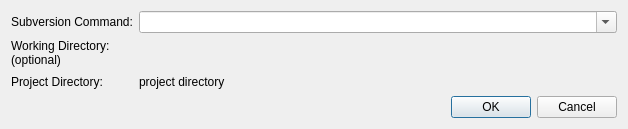
<?xml version="1.0" encoding="UTF-8"?>
<ui version="4.0">
 <class>SvnCommandDialog</class>
 <widget class="QDialog" name="SvnCommandDialog">
  <property name="geometry">
   <rect>
    <x>0</x>
    <y>0</y>
    <width>628</width>
    <height>129</height>
   </rect>
  </property>
  <property name="windowTitle">
   <string>Subversion Command</string>
  </property>
  <layout class="QGridLayout" name="gridLayout">
   <item row="0" column="0">
    <widget class="QLabel" name="textLabel1">
     <property name="toolTip">
      <string/>
     </property>
     <property name="text">
      <string>Subversion Command:</string>
     </property>
    </widget>
   </item>
   <item row="0" column="1">
    <widget class="QComboBox" name="commandCombo">
     <property name="sizePolicy">
      <sizepolicy hsizetype="Expanding" vsizetype="Fixed">
       <horstretch>0</horstretch>
       <verstretch>0</verstretch>
      </sizepolicy>
     </property>
     <property name="toolTip">
      <string>Enter the Subversion command to be executed with all necessary parameters</string>
     </property>
     <property name="whatsThis">
      <string>&lt;b&gt;Subversion Command&lt;/b&gt;
&lt;p&gt;Enter the Subversion command to be executed including all necessary 
parameters. If a parameter of the commandline includes a space you have to 
surround this parameter by single or double quotes. Do not include the name 
of the subversion client executable (i.e. svn).&lt;/p&gt;</string>
     </property>
     <property name="editable">
      <bool>true</bool>
     </property>
     <property name="insertPolicy">
      <enum>QComboBox::InsertAtTop</enum>
     </property>
     <property name="duplicatesEnabled">
      <bool>false</bool>
     </property>
    </widget>
   </item>
   <item row="1" column="0">
    <widget class="QLabel" name="textLabel2">
     <property name="text">
      <string>Working Directory:&lt;br&gt;(optional)</string>
     </property>
    </widget>
   </item>
   <item row="1" column="1">
    <widget class="EricComboPathPicker" name="workdirPicker" native="true">
     <property name="sizePolicy">
      <sizepolicy hsizetype="Expanding" vsizetype="Preferred">
       <horstretch>0</horstretch>
       <verstretch>0</verstretch>
      </sizepolicy>
     </property>
     <property name="focusPolicy">
      <enum>Qt::WheelFocus</enum>
     </property>
     <property name="toolTip">
      <string>Enter the working directory for the Subversion command</string>
     </property>
     <property name="whatsThis">
      <string>&lt;b&gt;Working directory&lt;/b&gt;
&lt;p&gt;Enter the working directory for the Subversion command.
This is an optional entry. The button to the right will open a 
directory selection dialog.&lt;/p&gt;</string>
     </property>
    </widget>
   </item>
   <item row="2" column="0">
    <widget class="QLabel" name="textLabel3">
     <property name="sizePolicy">
      <sizepolicy hsizetype="Minimum" vsizetype="Preferred">
       <horstretch>0</horstretch>
       <verstretch>0</verstretch>
      </sizepolicy>
     </property>
     <property name="text">
      <string>Project Directory:</string>
     </property>
    </widget>
   </item>
   <item row="2" column="1">
    <widget class="QLabel" name="projectDirLabel">
     <property name="sizePolicy">
      <sizepolicy hsizetype="Expanding" vsizetype="Preferred">
       <horstretch>0</horstretch>
       <verstretch>0</verstretch>
      </sizepolicy>
     </property>
     <property name="toolTip">
      <string>This shows the root directory of the current project.</string>
     </property>
     <property name="text">
      <string>project directory</string>
     </property>
    </widget>
   </item>
   <item row="3" column="0" colspan="2">
    <widget class="QDialogButtonBox" name="buttonBox">
     <property name="orientation">
      <enum>Qt::Horizontal</enum>
     </property>
     <property name="standardButtons">
      <set>QDialogButtonBox::Cancel|QDialogButtonBox::Ok</set>
     </property>
    </widget>
   </item>
  </layout>
 </widget>
 <pixmapfunction>qPixmapFromMimeSource</pixmapfunction>
 <customwidgets>
  <customwidget>
   <class>EricComboPathPicker</class>
   <extends>QWidget</extends>
   <header>EricWidgets/EricPathPicker.h</header>
   <container>1</container>
  </customwidget>
 </customwidgets>
 <tabstops>
  <tabstop>commandCombo</tabstop>
  <tabstop>buttonBox</tabstop>
 </tabstops>
 <resources/>
 <connections>
  <connection>
   <sender>buttonBox</sender>
   <signal>accepted()</signal>
   <receiver>SvnCommandDialog</receiver>
   <slot>accept()</slot>
   <hints>
    <hint type="sourcelabel">
     <x>27</x>
     <y>103</y>
    </hint>
    <hint type="destinationlabel">
     <x>27</x>
     <y>119</y>
    </hint>
   </hints>
  </connection>
  <connection>
   <sender>buttonBox</sender>
   <signal>rejected()</signal>
   <receiver>SvnCommandDialog</receiver>
   <slot>reject()</slot>
   <hints>
    <hint type="sourcelabel">
     <x>137</x>
     <y>100</y>
    </hint>
    <hint type="destinationlabel">
     <x>137</x>
     <y>123</y>
    </hint>
   </hints>
  </connection>
 </connections>
</ui>
